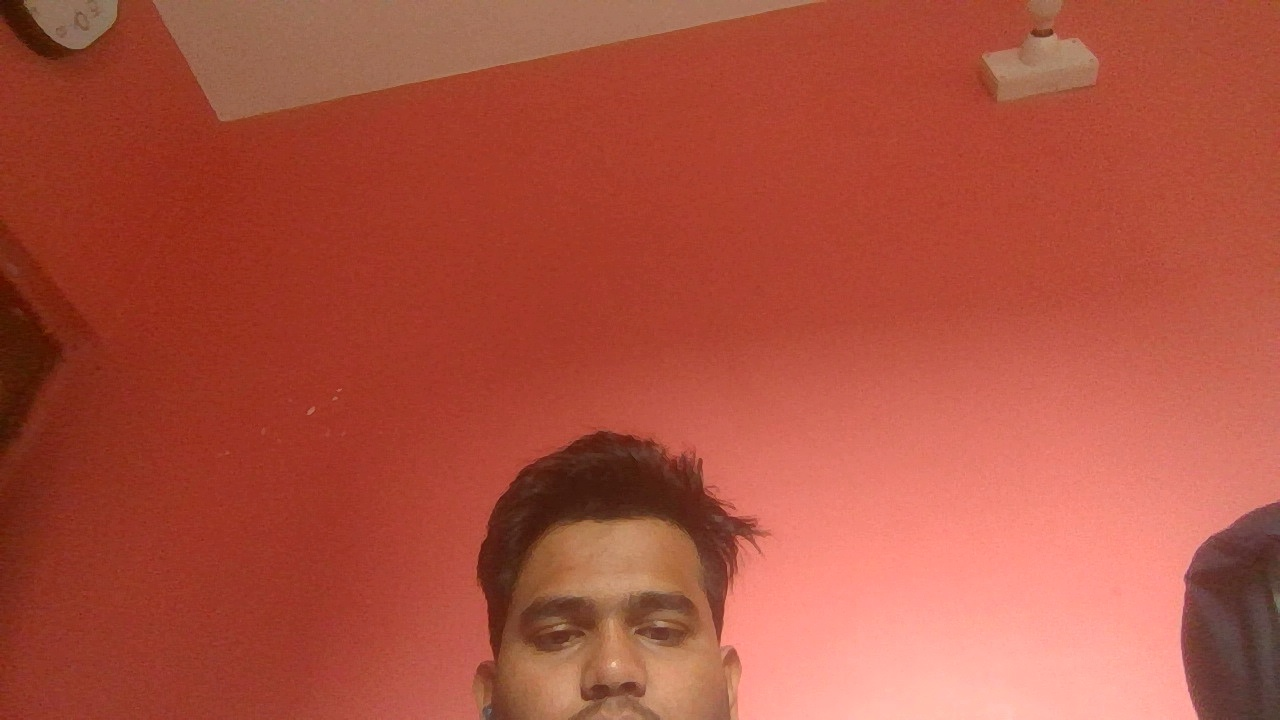
#> input picture ml/data/images/sos_alert_20260225_094125.jpg, 1280 x 720 px, given in place of the camera
$ python train_gesture.py
#> lines starting #> are read from the running program, lines starting #| are printed output that depends on the picture; after the words box and inside, x2 and y2 are one past the last pixel; in counts of white or black regions, pixels touching at a corner belong together
### ml/sos_gesture/gesture_detector.py
"""
Simple Hand Gesture Recognition - OpenCV Only (No MediaPipe/TensorFlow)
Uses color-based hand detection and geometric analysis
GUARANTEED to work without hanging - no TensorFlow dependencies!
"""

import cv2
import numpy as np
import json
from pathlib import Path
from collections import deque
from datetime import datetime


class SimpleGestureDetector:
    """
    Hand gesture detector using pure OpenCV
    No MediaPipe, no TensorFlow - completely reliable!
    """

    def __init__(self, model_file="data/gestures/gestures.json"):
        self.model_file = Path(model_file)
        self.gestures = {}
        self.base_history_size = 20
        self.min_history_size = 12
        self.max_history_size = 30
        self.target_fps = 30.0
        self.runtime_fps = self.target_fps
        self.history = deque(maxlen=self.base_history_size)
        self.confidence_history = deque(maxlen=self.base_history_size)
        self.initialized = True

        # Adaptive HSV profiles for better skin detection in mixed lighting.
        self.skin_profiles = [
            ("default", np.array([0, 20, 70], dtype=np.uint8), np.array([20, 255, 255], dtype=np.uint8)),
            ("low_light", np.array([0, 15, 45], dtype=np.uint8), np.array([25, 255, 255], dtype=np.uint8)),
            ("bright", np.array([0, 30, 85], dtype=np.uint8), np.array([18, 220, 255], dtype=np.uint8)),
        ]
        self.active_skin_profile = self.skin_profiles[0][0]
        self.min_mask_coverage = 0.01
        self.max_mask_coverage = 0.45

        # Enhanced detection parameters
        self.min_contour_area = 8000  # Minimum hand size
        self.max_contour_area = 200000  # Maximum hand size
        self.gesture_confidence_threshold = 0.70  # Higher threshold for accuracy
        self.temporal_threshold = 0.65  # 65% of frames must match
        self.score_separation_threshold = 0.15
        self.temporal_decay = 0.6
        self.last_scores = {}

        # Reuse morphological kernels to avoid per-frame recreation.
        self.kernel_small = cv2.getStructuringElement(cv2.MORPH_ELLIPSE, (5, 5))
        self.kernel_large = cv2.getStructuringElement(cv2.MORPH_ELLIPSE, (11, 11))
        self.clahe = cv2.createCLAHE(clipLimit=2.0, tileGridSize=(8, 8))

        print("[Gesture] Enhanced OpenCV detector initialized")
        self.load_gestures()

    # [17 lines left out: functions _resize_history_buffers, update_runtime_fps, not called in this run]

    def _build_skin_mask(self, hsv_frame, lower_skin, upper_skin):
        mask = cv2.inRange(hsv_frame, lower_skin, upper_skin)
        mask = cv2.morphologyEx(mask, cv2.MORPH_OPEN, self.kernel_small, iterations=2)
        mask = cv2.morphologyEx(mask, cv2.MORPH_CLOSE, self.kernel_large, iterations=2)
        mask = cv2.GaussianBlur(mask, (7, 7), 0)
        return cv2.threshold(mask, 127, 255, cv2.THRESH_BINARY)[1]

    def initialize(self):
        """Already initialized - no loading needed!"""
        return True

    def detect_hand_contour(self, frame):
        """
        Enhanced hand detection with adaptive preprocessing
        Returns largest valid hand contour or None
        """
        # Convert to HSV and normalize illumination on V channel.
        hsv = cv2.cvtColor(frame, cv2.COLOR_BGR2HSV)
        h_channel, s_channel, v_channel = cv2.split(hsv)
        v_channel = self.clahe.apply(v_channel)
        hsv = cv2.merge((h_channel, s_channel, v_channel))
        hsv = cv2.bilateralFilter(hsv, 9, 75, 75)

        best_contour = None
        best_mask = None
        best_score = -1.0

        for profile_name, lower_skin, upper_skin in self.skin_profiles:
            mask = self._build_skin_mask(hsv, lower_skin, upper_skin)
            coverage = cv2.countNonZero(mask) / float(mask.shape[0] * mask.shape[1])

            contours, _ = cv2.findContours(mask, cv2.RETR_EXTERNAL, cv2.CHAIN_APPROX_SIMPLE)
            valid_contours = [
                c for c in contours
                if self.min_contour_area < cv2.contourArea(c) < self.max_contour_area
            ]

            if not valid_contours:
                if best_mask is None:
                    best_mask = mask
                continue

            contour = max(valid_contours, key=cv2.contourArea)
            contour_area = cv2.contourArea(contour)

            penalty = 0.0
            if coverage < self.min_mask_coverage:
                penalty += (self.min_mask_coverage - coverage) * self.max_contour_area
            elif coverage > self.max_mask_coverage:
                penalty += (coverage - self.max_mask_coverage) * self.max_contour_area

            score = contour_area - penalty
            if score > best_score:
                best_score = score
                best_contour = contour
                best_mask = mask
                self.active_skin_profile = profile_name

        if best_contour is None:
            if best_mask is None:
                best_mask = np.zeros((frame.shape[0], frame.shape[1]), dtype=np.uint8)
            return None, best_mask

        return best_contour, best_mask

    # [283 lines left out: functions extract_features, compare_features, detect_gesture, detect_sos_stable, draw_detection, not called in this run]

    def load_gestures(self):
        """Load trained gestures from JSON"""
        if not self.model_file.exists():
            print(f"[Gesture] No trained gestures at {self.model_file}")
            print("[Gesture] Run train_gesture.py to train gestures")
            self.gestures = {}
            return

        try:
            with open(self.model_file, 'r') as f:
                data = json.load(f)
                loaded_gestures = data.get('gestures', {})

            # Backward compatibility: pad old 13-feature samples to 17 features
            self.gestures = {}
            for gesture_name, samples in loaded_gestures.items():
                padded_samples = []
                for sample in samples:
                    if len(sample) == 13:
                        # Pad with default values for the 4 new features
                        # New features: convexity, compactness, eccentricity, + 1 Hu moment
                        padded = sample + [0.0, 0.0, 0.0, 0.0]
                        padded_samples.append(padded)
                        print(f"[Gesture] Upgraded {gesture_name} sample: 13 → 17 features")
                    elif len(sample) == 17:
                        padded_samples.append(sample)
                    else:
                        print(f"[Gesture] Warning: Unexpected feature count {len(sample)} for {gesture_name}")
                        padded_samples.append(sample)

                self.gestures[gesture_name] = padded_samples

            gesture_count = len(self.gestures)
            sample_count = sum(len(samples) for samples in self.gestures.values())

            print(f"[Gesture] Loaded {gesture_count} gestures ({sample_count} samples)")
            print(f"[Gesture] Available: {list(self.gestures.keys())}")
        except Exception as e:
            print(f"[Gesture] Error loading gestures: {e}")
            self.gestures = {}

    # [18 lines left out: function save_gesture, not called in this run]

    def cleanup(self):
        """No resources to release - pure OpenCV!"""
        pass


# Global detector instance
_detector = None


# [9 lines left out: function detect_sos_stable, not called in this run]

### ml/train_gesture.py
"""
Gesture Training Interface - OpenCV Only
NO MediaPipe/TensorFlow - uses pure OpenCV for reliability
"""

import cv2
import numpy as np
import os
import sys
import platform
from pathlib import Path

# Add parent directory to path
sys.path.insert(0, str(Path(__file__).parent.parent))

from sos_gesture.gesture_detector import SimpleGestureDetector


class SimpleGestureTrainer:
    """Enhanced training interface with quality feedback"""

    def __init__(self):
        self.detector = SimpleGestureDetector()
        self.cap = None
        self.recording = False
        self.current_gesture = None
        self.samples_collected = 0
        self.target_samples = 20  # Increased for better accuracy
        self.sample_quality_threshold = 0.75  # Minimum quality for samples
        self.required_gestures = ["SOS", "HELP", "OK", "_NEGATIVE"]
        self.min_samples_per_gesture = 20

    @staticmethod
    def get_display_name(gesture_name):
        return "NEGATIVE (non-SOS)" if gesture_name == "_NEGATIVE" else gesture_name

    # [15 lines left out: function print_dataset_balance, not called in this run]

    def print_instructions(self):
        """Print training instructions"""
        print("\n" + "=" * 70)
        print("GESTURE TRAINING SYSTEM (OpenCV Only - NO TensorFlow!)")
        print("=" * 70)
        print("\nInstructions:")
        print("  1. Position your hand clearly in front of camera")
        print("  2. Ensure good lighting and plain background")
        print("  3. Press key to start recording:")
        print("     [S] - Record SOS gesture")
        print("     [H] - Record HELP gesture")
        print("     [O] - Record OK gesture")
        print("     [N] - Record NEGATIVE (non-SOS) hand poses")
        print("     [C] - Record CUSTOM gesture")
        print("  4. Press SPACE to capture each sample")
        print("  5. Press [Q] to quit")
        print("\nTips:")
        print("  - Keep hand in center of camera view")
        print("  - Use plain background (wall, desk)")
        print("  - Ensure your skin is clearly visible")
        print("  - Record with different hand angles")
        print("  - 20 samples per gesture recommended")
        print("  - Watch quality indicator for good samples")
        print("=" * 70 + "\n")

    def start_camera(self):
        """Initialize camera"""
        print("[Camera] Searching for camera...")

        max_camera_index = max(1, int(os.environ.get("MAX_CAMERA_INDEX", "8")))
        forced_camera_index = os.environ.get("CAMERA_INDEX")

        if forced_camera_index is not None:
            try:
                camera_indices = [int(forced_camera_index)]
            except ValueError:
                print(
                    f"[Camera] Invalid CAMERA_INDEX='{forced_camera_index}', falling back to 0..{max_camera_index - 1}"
                )
                camera_indices = list(range(max_camera_index))
        else:
            camera_indices = list(range(max_camera_index))

        system_name = platform.system().lower()
        if system_name == "windows":
            backend_candidates = [
                ("CAP_DSHOW", cv2.CAP_DSHOW),
                ("CAP_MSMF", getattr(cv2, "CAP_MSMF", cv2.CAP_ANY)),
                ("CAP_ANY", cv2.CAP_ANY),
            ]
        elif system_name == "linux":
            backend_candidates = [
                ("CAP_V4L2", getattr(cv2, "CAP_V4L2", cv2.CAP_ANY)),
                ("CAP_GSTREAMER", getattr(cv2, "CAP_GSTREAMER", cv2.CAP_ANY)),
                ("CAP_ANY", cv2.CAP_ANY),
            ]
        elif system_name == "darwin":
            backend_candidates = [
                ("CAP_AVFOUNDATION", getattr(cv2, "CAP_AVFOUNDATION", cv2.CAP_ANY)),
                ("CAP_ANY", cv2.CAP_ANY),
            ]
        else:
            backend_candidates = [("CAP_ANY", cv2.CAP_ANY)]

        unique_backends = []
        seen = set()
        for backend_name, backend_id in backend_candidates:
            if backend_id in seen:
                continue
            seen.add(backend_id)
            unique_backends.append((backend_name, backend_id))

        for backend_name, backend_id in unique_backends:
            for i in camera_indices:
                if backend_id == cv2.CAP_ANY:
                    cap = cv2.VideoCapture(i)
                else:
                    cap = cv2.VideoCapture(i, backend_id)

                if not cap.isOpened():
                    cap.release()
                    continue

                success, frame = cap.read()
                if not success or frame is None:
                    cap.release()
                    continue

                self.cap = cap
                self.cap.set(cv2.CAP_PROP_FRAME_WIDTH, 1280)
                self.cap.set(cv2.CAP_PROP_FRAME_HEIGHT, 720)
                print(f"[Camera] ✓ Camera found at index {i} using {backend_name}")
                return True

        print("[Camera] ✗ No camera found")
        return False

    # [126 lines left out: function record_gesture, not called in this run]

    def run(self):
        """Main training loop"""
        self.print_instructions()

        if not self.start_camera():
#> in start_camera, frame is the input picture: shape (720, 1280, 3); mean B, G, R 63.1, 80.9, 175.1
            return

        cv2.namedWindow("Gesture Training", cv2.WINDOW_NORMAL)
        cv2.resizeWindow("Gesture Training", 1280, 720)

        print("[Training] Camera ready!")
        print("[Training] Press S/H/O/N/C to train, Q to quit\n")

        while True:
            success, frame = self.cap.read()
            if not success:
                continue

            frame = cv2.flip(frame, 1)
            display_frame = frame.copy()

            # Detect hand for preview
            contour, mask = self.detector.detect_hand_contour(frame)
#> the loop in detect_hand_contour, `for profile_name, lower_skin, upper_skin in self.skin_profiles:` made 3 passes
#> coverage on passes 1 to 3: 0.976, 0.996, 0.958
#> pass 1, in _build_skin_mask, `mask = cv2.morphologyEx(mask, cv2.MORPH_CLOSE, self.kernel_large, iter..`:
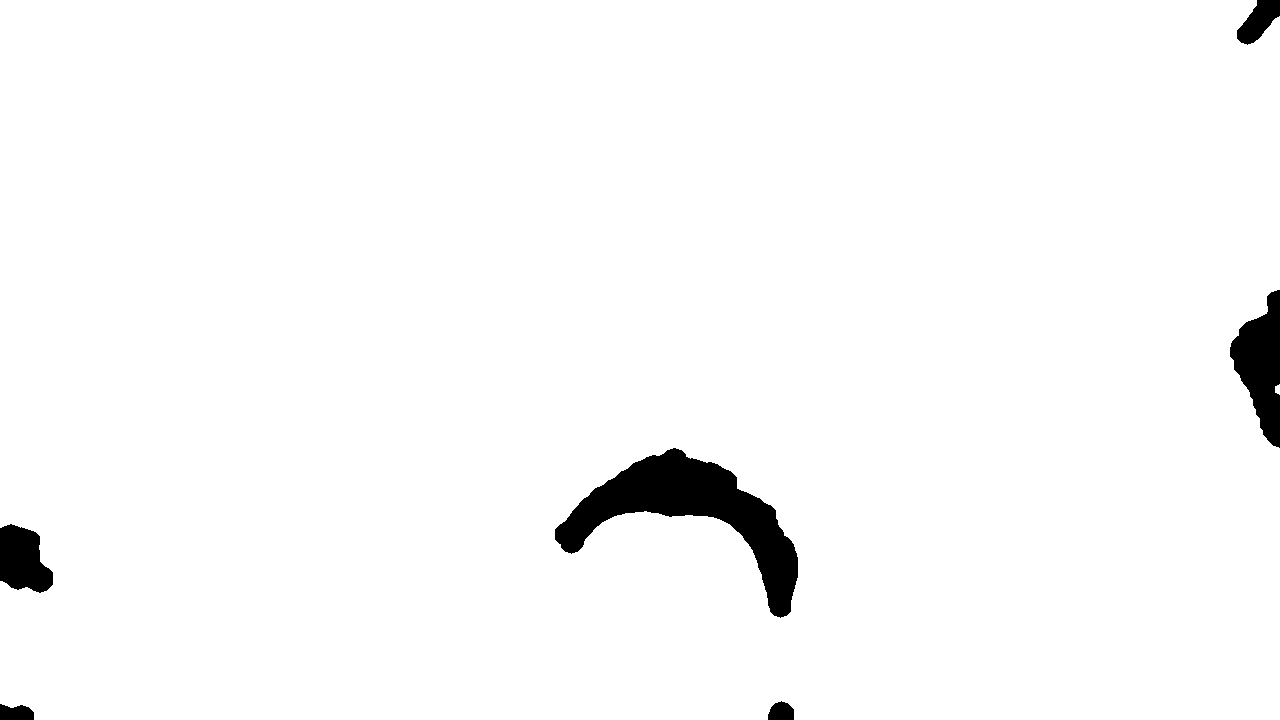
#> mask: shape (720, 1280); 97.6% white; 6 black regions, box (x1, y1, x2, y2) and area: (555, 448, 798, 618) 13207, (1230, 290, 1280, 448) 4552, (0, 524, 53, 593) 2665, (1237, 0, 1280, 45) 1104, (0, 704, 34, 720) 450, (768, 701, 794, 720) 393
#> after the loop in detect_hand_contour, `for profile_name, lower_skin, upper_skin in self.skin_profiles:`: best_score = -1; self.active_skin_profile = 'default'

            if contour is not None:
                cv2.drawContours(display_frame, [contour], -1, (0, 255, 0), 2)

            # Display menu
            y_pos = 50
            menu_items = [
                "TRAINING MENU:",
                "[S] - Train SOS",
                "[H] - Train HELP",
                "[O] - Train OK",
                "[N] - Train NEGATIVE",
                "[C] - Train CUSTOM",
                "[Q] - Quit"
            ]

            for i, item in enumerate(menu_items):
                color = (255, 255, 255) if i == 0 else (0, 255, 255)
                cv2.putText(display_frame, item, (10, y_pos),
                           cv2.FONT_HERSHEY_SIMPLEX, 0.8, color, 2)
                y_pos += 40
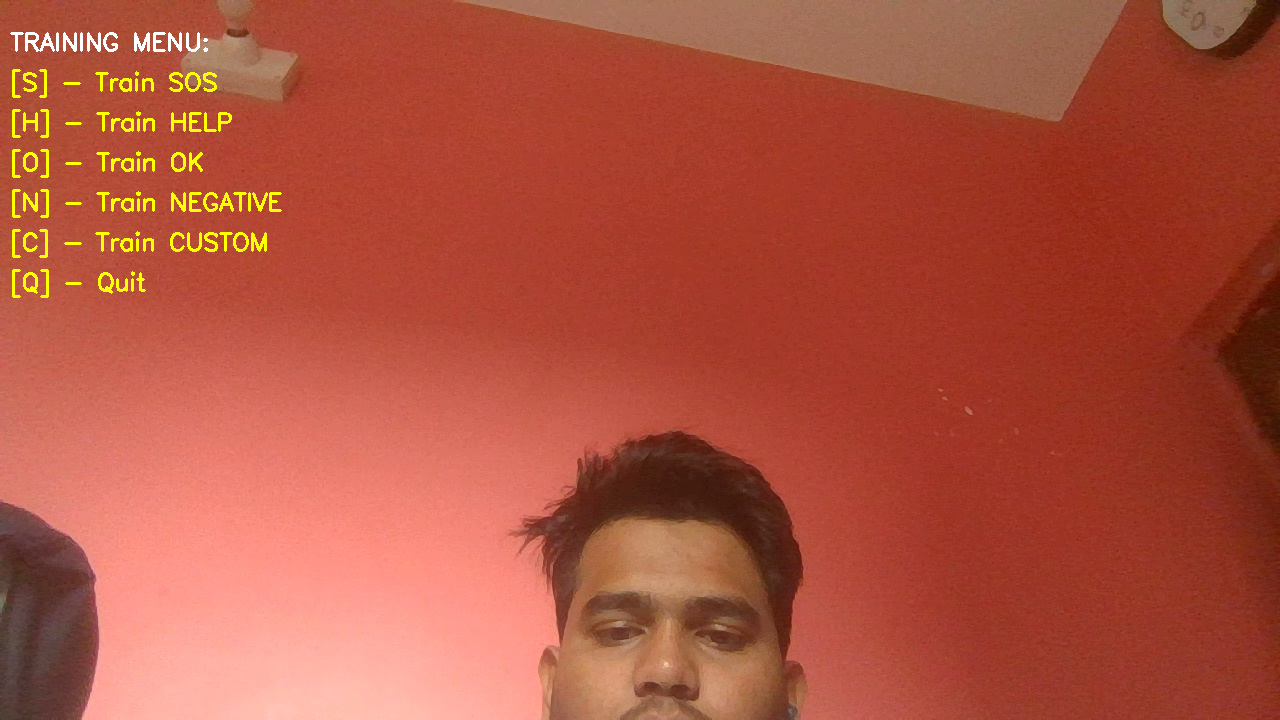
#> display_frame: shape (720, 1280, 3); mean B, G, R 63, 82.8, 175.9
#> after the loop, y_pos = 330

            # Show trained gestures
            if self.detector.gestures:
                y_pos += 20
                cv2.putText(display_frame, "Trained Gestures:", (10, y_pos),
                           cv2.FONT_HERSHEY_SIMPLEX, 0.8, (0, 255, 0), 2)
                y_pos += 35

                for gesture_name, samples in self.detector.gestures.items():
                    text = f" {self.get_display_name(gesture_name)}: {len(samples)} samples"
                    cv2.putText(display_frame, text, (10, y_pos),
                               cv2.FONT_HERSHEY_SIMPLEX, 0.7, (0, 255, 0), 2)
                    y_pos += 30

            # Show mask preview
            mask_small = cv2.resize(mask, (320, 180))
            mask_bgr = cv2.cvtColor(mask_small, cv2.COLOR_GRAY2BGR)
            display_frame[10:190, display_frame.shape[1]-330:display_frame.shape[1]-10] = mask_bgr
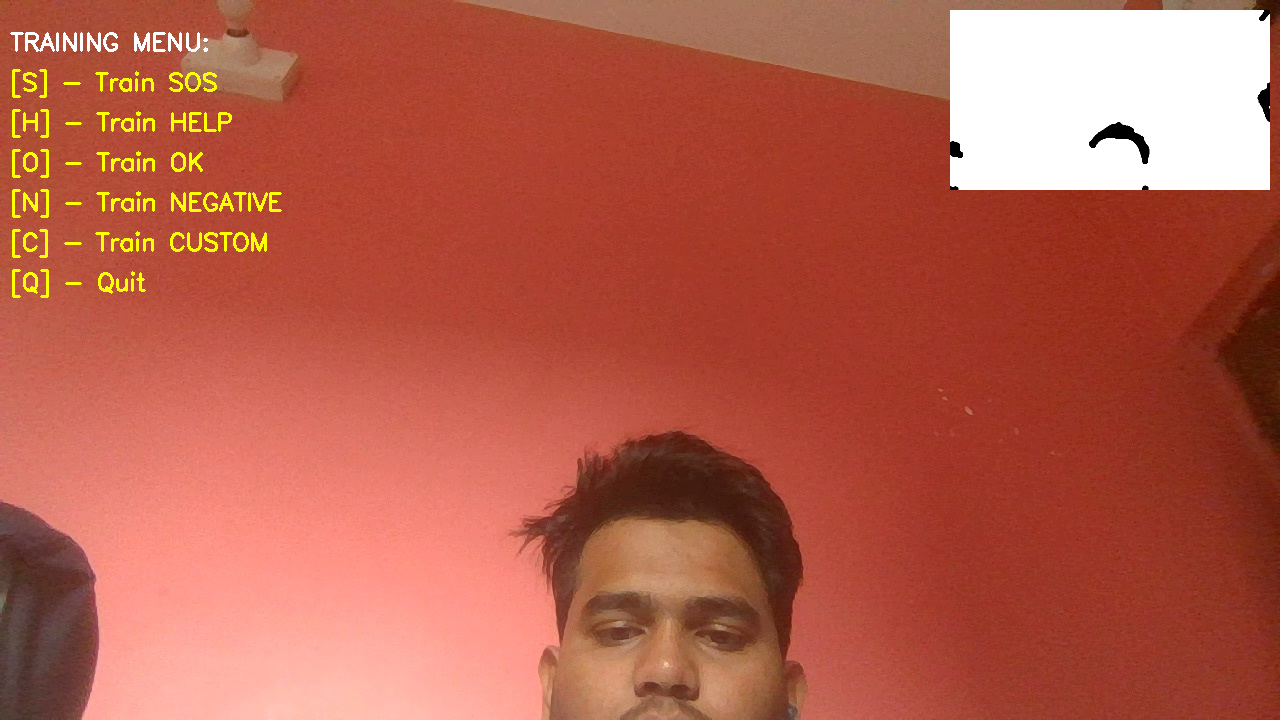
#> display_frame: shape (720, 1280, 3); 6.25% of pixels changed, all inside (x1, y1, x2, y2) = (950, 10, 1270, 190)

            cv2.imshow("Gesture Training", display_frame)

            key = cv2.waitKey(1) & 0xFF
#> (key q is pressed here)

            if key == ord('q'):
                print("\n[Training] Exiting...")
                break
            elif key == ord('s'):
                self.record_gesture("SOS")
            elif key == ord('h'):
                self.record_gesture("HELP")
            elif key == ord('o'):
                self.record_gesture("OK")
            elif key == ord('n'):
                self.record_gesture("_NEGATIVE")
            elif key == ord('c'):
                print("\n[Training] Enter gesture name: ", end='')
                gesture_name = input().strip()
                if gesture_name:
                    self.record_gesture(gesture_name)

        # Cleanup
        self.cap.release()
        cv2.destroyAllWindows()

        print("\n[Training] Session complete!")
        print(f"[Training] Gestures saved to: {self.detector.model_file}")
        print("\n[Training] Run app.py to use trained gestures!\n")


if __name__ == "__main__":
    trainer = SimpleGestureTrainer()
    trainer.run()
